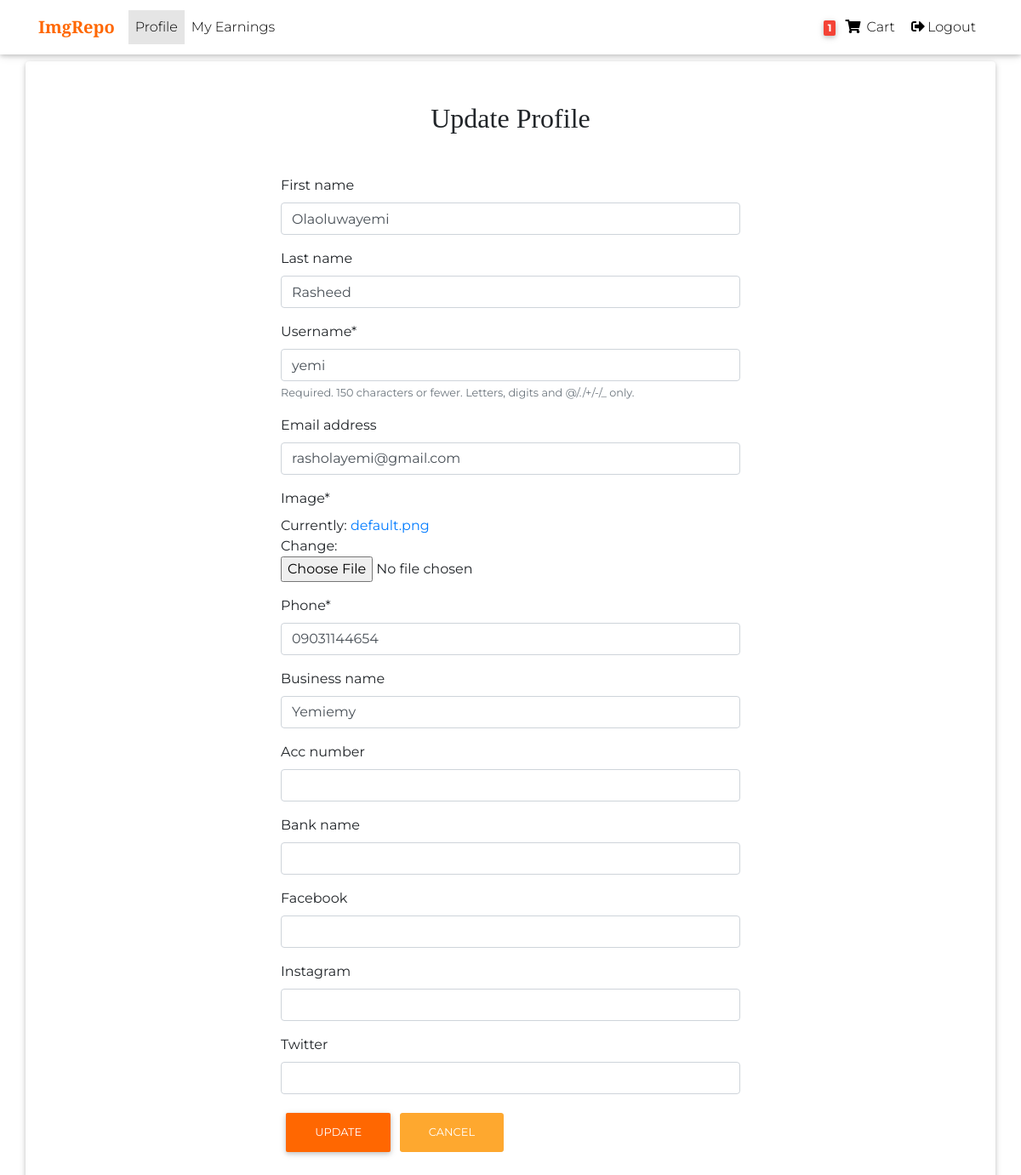
/profile/ (signed in), run on the app's committed database.
### users/models.py (models this page shows, shortened)
class User(AbstractUser):
    seller = models.BooleanField(default=False)
    customer = models.BooleanField(default=True)

class Profile(models.Model):
    user = models.OneToOneField(User, on_delete=models.CASCADE)
    image = models.ImageField(default='default.png', upload_to='imgrepo/profile_pics')
    phone = models.CharField(max_length=11)
    experience = models.CharField(max_length=120, null=True, blank=True)
    business_name = models.CharField(max_length=120, null=True, blank=True)
    acc_number = models.CharField(max_length=50, blank=True, null=True)
    bank_name = models.CharField(max_length=150, blank=True, null=True)
    facebook = models.CharField(max_length=150, blank=True, null=True)
    twitter = models.CharField(max_length=150, blank=True, null=True)
    instagram = models.CharField(max_length=50, blank=True, null=True)
    has_sent_welcome_email = models.BooleanField(default=True)
    """SENDING EMAIL TO NEW USERS"""

### core/models.py (models this page shows, shortened)
class Order(models.Model):
    user = models.ForeignKey(
        settings.AUTH_USER_MODEL, on_delete=models.CASCADE)
    order_id = models.CharField(max_length=120, default='ABC', unique=True)
    items = models.ManyToManyField(OrderItem)
    start_date = models.DateTimeField(auto_now_add=True)
    ordered_date = models.DateTimeField()
    ordered = models.BooleanField(default=False)
    payment = models.ForeignKey(
        'Payment', on_delete=models.SET_NULL, blank=True, null=True)

### users/views.py (the view)
# urls.py: path('profile/', profile, name='profile'),
@login_required
def profile(request):
    if request.method == 'POST':
        p_form = ProfileUpdateForm(
            request.POST,
            request.FILES,
            instance=request.user.profile)
        u_form = UserUpdateForm(request.POST, instance=request.user)
        if p_form.is_valid() and u_form.is_valid():
            p_form.save()
            u_form.save()
            messages.success(
                request, 'Your profile has been updated!'
                )
            return redirect('users:dashboard')
    else:
        p_form = ProfileUpdateForm(instance=request.user.profile)
        u_form = UserUpdateForm(instance=request.user)
    return render(request, 'users/profile.html', {
        'p_form':p_form,
        'u_form':u_form
        })

### users/forms.py
class ProfileUpdateForm(forms.ModelForm):
    class Meta:
        model = Profile
        fields = [
            'image',
            'phone',
            'business_name',
            'acc_number',
            'bank_name',
            'facebook',
            'instagram',
            'twitter']

class UserUpdateForm(forms.ModelForm):
    class Meta:
        model = User
        fields = ['first_name', 'last_name', 'username', 'email']

### core/templatetags/cart_template_tags.py (called while the page is built)
@register.filter
def cart_item_count(user):
    if user.is_authenticated:
        qs = Order.objects.filter(user=user, ordered=False)
        if qs.exists():
            return qs[0].items.count()
    return 0

### templates/users/profile.html (shortened to what this page needs)
{% extends 'core/base.html' %}
{% load crispy_forms_tags %}
{% block pro %}
active
{% endblock pro %}
{% block content %}
<main class="mt-5 pt-4">
    <div class="container wow fadeIn card">
      <h2 class="my-5 h2 text-center" style="font-family: 'Libre Baskerville', serif;">Update Profile</h2>
      <div class="row justify-content-center">
        <div class="col-md-6">
        <form method="POST" enctype="multipart/form-data" style="padding-bottom: 50px;">
            {{ u_form|crispy }}
            {{ p_form|crispy }}
            <button type="submit" class="btn btn-primary">Update</button>
            <input
                action="action"
                onclick="window.history.go(-1); return false;"
                type="submit"
                class="btn btn-secondary btn-block"
                value="Cancel"
            />
        </form>
        </div>
      </div>
    </div>
  </main>
{% endblock content %}

### templates/core/base.html (shortened to what this page needs)
{% load static %}
{% load cart_template_tags %}
<!DOCTYPE html>
<html lang="en">
<head>
  <link rel="stylesheet" href="https://use.fontawesome.com/releases/v5.11.2/css/all.css">
  <link href=" {% static 'css/bootstrap.min.css' %} " rel="stylesheet">
  <link href=" {% static 'css/mdb.min.css' %} " rel="stylesheet">
  <link href=" {% static 'css/style.min.css' %} " rel="stylesheet">
</head>
<body>
  {% block auth %}
  <nav class="navbar fixed-top navbar-expand-lg navbar-light white scrolling-navbar">
    <div class="container">
      <a class="navbar-brand waves-effect" href="/">
        <strong class="blue-text" style="font-family: 'Libre Baskerville', serif; font-weight: 700;">ImgRepo</strong>
      </a>
      <div class="collapse navbar-collapse" id="navbarSupportedContent">
        <ul class="navbar-nav mr-auto">
          {% if user.seller %}
          <li class="nav-item
          {% block pro %} {% endblock pro %}">
            <a class="nav-link waves-effect" href="{% url 'users:profile' %}">Profile
            </a>
          </li>
          <li class="nav-item
          {% block earn %} {% endblock earn %}">
            <a class="nav-link waves-effect" href="{% url 'users:earnings' %}">My Earnings</a>
          </li>
          {% endif %}
        </ul>
        <ul class="navbar-nav nav-flex-icons">
          {% if request.user.is_authenticated %}
          <li class="nav-item">
            <a class="nav-link waves-effect" href="{% url 'core:order-summary' %}">
              <span class="badge red z-depth-1 mr-1">  {{ request.user|cart_item_count }} </span>
              <i class="fas fa-shopping-cart"></i>
              <span class="clearfix d-none d-sm-inline-block"> Cart </span>
            </a>
          </li>
          <li class="nav-item">
            <a class="nav-link waves-effect" href="{% url 'account_logout' %}">
              <i class="fas fa-sign-out-alt"></i>Logout
            </a>
          </li>
          {% endif %}
        </ul>
      </div>
    </div>
  </nav>
    {% block content %}{% endblock content %}
{% endblock auth %}
</body>
</html>

### templates/core/base.html (style rules this page uses)
html, body, header, .carousel { height: 60vh; }

### data on the page
User: user|cart_item_count "1", first_name "Olaoluwayemi", last_name "Rasheed", username "yemi", email "rasholayemi@gmail.com"
Profile: phone "09031144654", business_name "Yemiemy"
